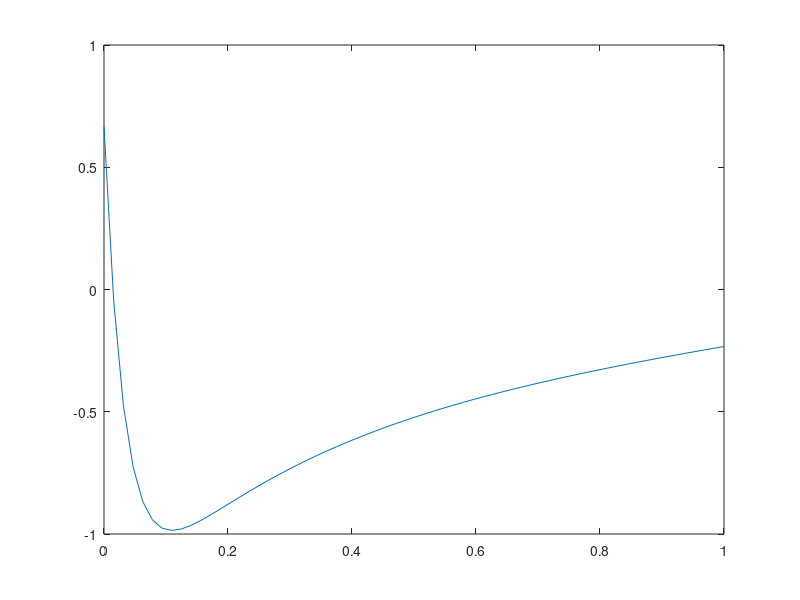

MATLAB code for this plot: (Note: this script raises an error after producing the figure.)

%Backward Euler
N= 2;
y = @(t,y) [9*y(1)+24*y(2)+5*cos(t)-1/3*sin(t); -24*y(1)-51*y(2)-9*cos(t)+1/3*sin(t)];
yexact = @(t) [2*exp(-3*t)-exp(-39*t)+1/3*cos(t); -exp(-3*t)+2*exp(-39*t)-1/3*cos(t)];
y1exact =  @(t) 2*exp(-3*t)-exp(-39*t)+1/3*cos(t)
y2exact = @(t) -exp(-3*t)+2*exp(-39*t)-1/3*cos(t);

a = 0;
b = 1;
y10 = 4/3;
y20 = 2/3;
y0 = [y10; y20];
hf = @(j) 2.^(-j);
for jj=6:6
    h = hf(jj);
    
    T = (a:h:b)';
    n = size(T,1);
    Y=zeros(n,N);
    Y(1,:)=y0;
    
    for j=1:n-1
        back = @(w) w - h*y(T(j+1),w)' - Y(j,:);
        B = fsolve(back,Y(j,:));
        Y(j+1,:) = B';
    end
    plot(T', Y(:,2))
    hold on

    Y1exact = y1exact(T);
    Y2exact = y2exact(T);

    Error1 = abs(Y1exact-Y(:,1));
    Error2 = abs(Y2exact-Y(:,2));
 

    results = [T Y(:,1) Y(:,2) Y1exact Y2exact Error1 Error2];
    variablenames = {'t', 'y1 aproximada','y2 aproximada','y1 exacta','y2 exacta', 'Error absoluto y1','Error absoluto y2'};
    results = array2table(results, 'VariableNames',variablenames);
    disp(results);

    tablalatex.data = results;
    tablalatex.tableColLabels = variablenames;
    latex = latexTable(tablalatex);
end

Y1exact = y1exact(T);
Y2exact = y2exact(T);
Yexact = [Y1exact Y2exact];


plot(T', Y2exact)
legend('Solución aproximada con h=0.5', ...
    'Solución aproximada con h=0.25', ...
    'Solución aproximada con h=0.125', ...
    'Solución aproximada con h=0.0625',...
    'Solución aproximada con h=0.0312',...
    'Solución aproximada con h=0.0156',...
    'Solución exacta')
title("Aproximación de y2(t) con Euler implícito" )

